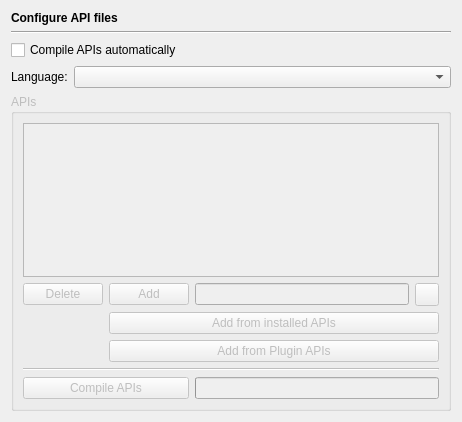
<?xml version="1.0" encoding="UTF-8"?>
<ui version="4.0">
 <class>EditorAPIsPage</class>
 <widget class="QWidget" name="EditorAPIsPage">
  <property name="geometry">
   <rect>
    <x>0</x>
    <y>0</y>
    <width>462</width>
    <height>422</height>
   </rect>
  </property>
  <layout class="QVBoxLayout">
   <item>
    <widget class="QLabel" name="headerLabel">
     <property name="text">
      <string>&lt;b&gt;Configure API files&lt;/b&gt;</string>
     </property>
    </widget>
   </item>
   <item>
    <widget class="Line" name="line5">
     <property name="frameShape">
      <enum>QFrame::HLine</enum>
     </property>
     <property name="frameShadow">
      <enum>QFrame::Sunken</enum>
     </property>
     <property name="orientation">
      <enum>Qt::Horizontal</enum>
     </property>
    </widget>
   </item>
   <item>
    <widget class="QCheckBox" name="apiAutoPrepareCheckBox">
     <property name="toolTip">
      <string>Select to compile the APIs automatically upon loading</string>
     </property>
     <property name="text">
      <string>Compile APIs automatically</string>
     </property>
    </widget>
   </item>
   <item>
    <layout class="QHBoxLayout">
     <item>
      <widget class="QLabel" name="TextLabel1_3_3">
       <property name="toolTip">
        <string/>
       </property>
       <property name="text">
        <string>Language:</string>
       </property>
       <property name="buddy">
        <cstring></cstring>
       </property>
      </widget>
     </item>
     <item>
      <widget class="QComboBox" name="apiLanguageComboBox">
       <property name="sizePolicy">
        <sizepolicy hsizetype="Expanding" vsizetype="Fixed">
         <horstretch>0</horstretch>
         <verstretch>0</verstretch>
        </sizepolicy>
       </property>
       <property name="toolTip">
        <string>Select the language to be configured.</string>
       </property>
      </widget>
     </item>
    </layout>
   </item>
   <item>
    <widget class="QGroupBox" name="apiGroup">
     <property name="enabled">
      <bool>false</bool>
     </property>
     <property name="title">
      <string>APIs</string>
     </property>
     <layout class="QGridLayout">
      <item row="0" column="0" colspan="4">
       <widget class="QListWidget" name="apiList">
        <property name="toolTip">
         <string>List of API files</string>
        </property>
        <property name="alternatingRowColors">
         <bool>true</bool>
        </property>
       </widget>
      </item>
      <item row="1" column="0">
       <widget class="QPushButton" name="deleteApiFileButton">
        <property name="toolTip">
         <string>Press to delete the selected file from the list</string>
        </property>
        <property name="text">
         <string>Delete</string>
        </property>
       </widget>
      </item>
      <item row="1" column="1">
       <widget class="QPushButton" name="addApiFileButton">
        <property name="toolTip">
         <string>Press to add the entered file to the list</string>
        </property>
        <property name="text">
         <string>Add</string>
        </property>
       </widget>
      </item>
      <item row="1" column="2">
       <widget class="QLineEdit" name="apiFileEdit">
        <property name="toolTip">
         <string>Enter a file to be added</string>
        </property>
       </widget>
      </item>
      <item row="2" column="1" colspan="3">
       <widget class="QPushButton" name="addInstalledApiFileButton">
        <property name="toolTip">
         <string>Press to select an API file from the list of installed API files</string>
        </property>
        <property name="text">
         <string>Add from installed APIs</string>
        </property>
       </widget>
      </item>
      <item row="3" column="1" colspan="3">
       <widget class="QPushButton" name="addPluginApiFileButton">
        <property name="toolTip">
         <string>Press to select an API file from the list of API files installed by plugins</string>
        </property>
        <property name="text">
         <string>Add from Plugin APIs</string>
        </property>
       </widget>
      </item>
      <item row="4" column="0" colspan="4">
       <widget class="Line" name="line">
        <property name="orientation">
         <enum>Qt::Horizontal</enum>
        </property>
       </widget>
      </item>
      <item row="5" column="0" colspan="2">
       <widget class="QPushButton" name="prepareApiButton">
        <property name="toolTip">
         <string>Press to compile the selected APIs definition</string>
        </property>
        <property name="text">
         <string>Compile APIs</string>
        </property>
       </widget>
      </item>
      <item row="5" column="2" colspan="2">
       <widget class="QProgressBar" name="prepareApiProgressBar">
        <property name="value">
         <number>0</number>
        </property>
        <property name="textVisible">
         <bool>false</bool>
        </property>
        <property name="orientation">
         <enum>Qt::Horizontal</enum>
        </property>
       </widget>
      </item>
      <item row="1" column="3">
       <widget class="QToolButton" name="apiFileButton">
        <property name="toolTip">
         <string>Press to select an API file via a selection dialog</string>
        </property>
       </widget>
      </item>
     </layout>
    </widget>
   </item>
  </layout>
 </widget>
 <tabstops>
  <tabstop>apiAutoPrepareCheckBox</tabstop>
  <tabstop>apiLanguageComboBox</tabstop>
  <tabstop>apiList</tabstop>
  <tabstop>deleteApiFileButton</tabstop>
  <tabstop>apiFileEdit</tabstop>
  <tabstop>apiFileButton</tabstop>
  <tabstop>addApiFileButton</tabstop>
  <tabstop>addInstalledApiFileButton</tabstop>
  <tabstop>addPluginApiFileButton</tabstop>
  <tabstop>prepareApiButton</tabstop>
 </tabstops>
 <resources/>
 <connections/>
</ui>
